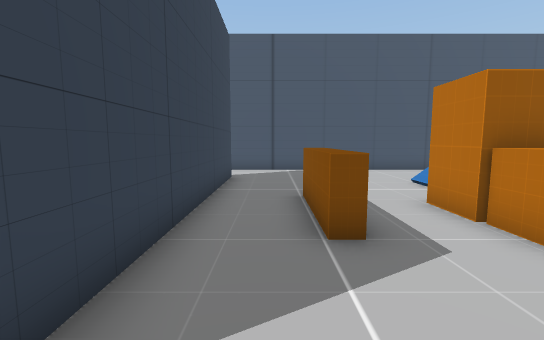
View 1 (above)

21 first-person views from a walk through a 3-D level made in the Unity game engine. The camera is 1.3 m above the floor, tilts 6° down and sees 90° across. The floor is counted in squares, 1 m on a side. Each view is taken from the middle of a square. On the plan, view 1 faces up. The plan holds only what a view shows up to about 13 squares ahead; the rest is blank. The place goes on beyond the plan. The player character is not drawn. Some animated figures are not drawn.

View 2
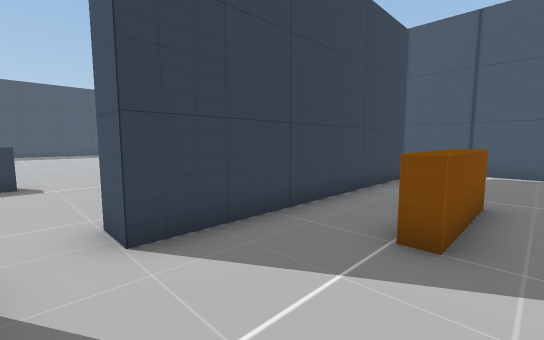

View 3
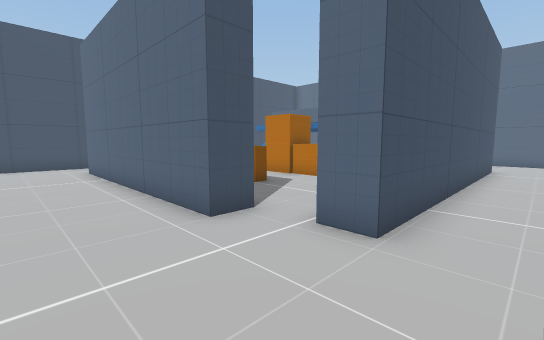

View 4
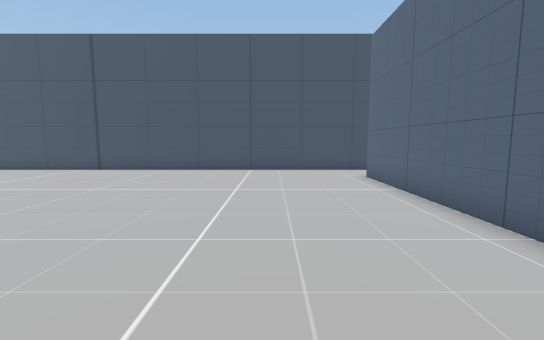

View 5
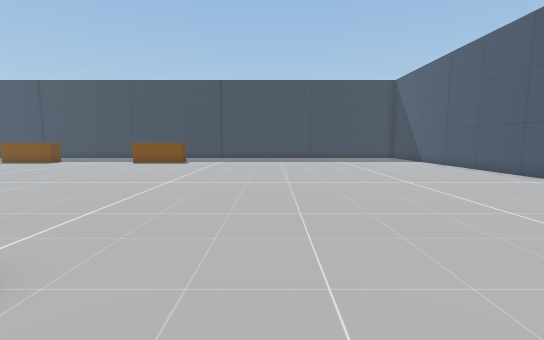

View 6
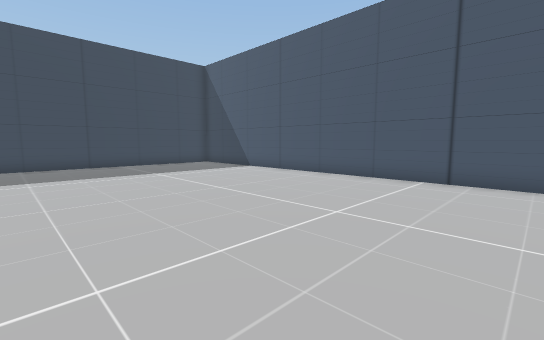

View 7
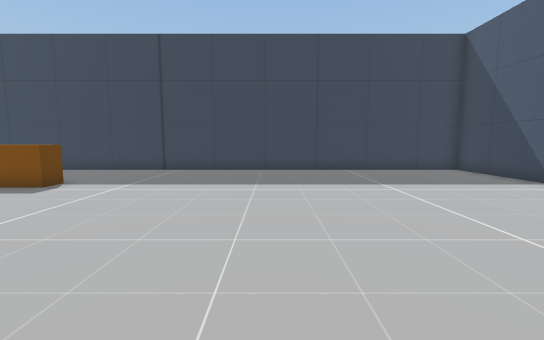

View 8
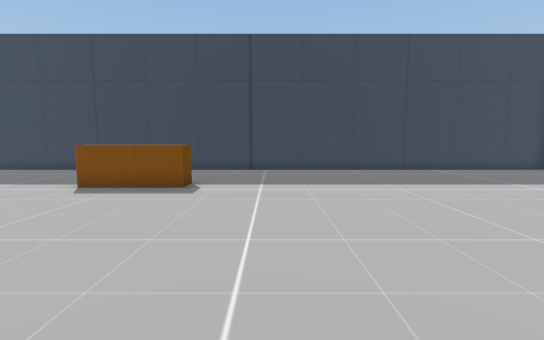

View 9
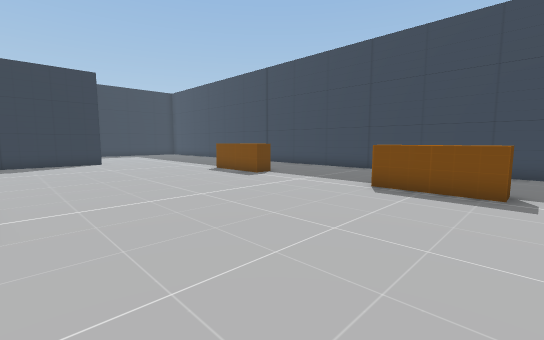

View 10
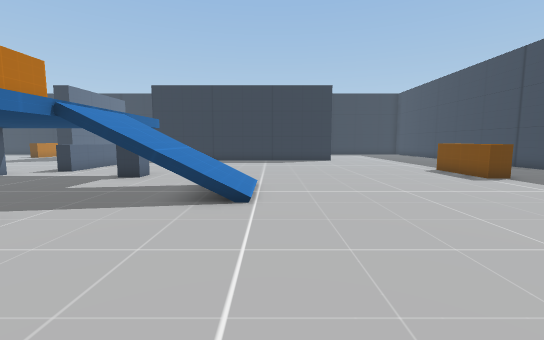

View 11
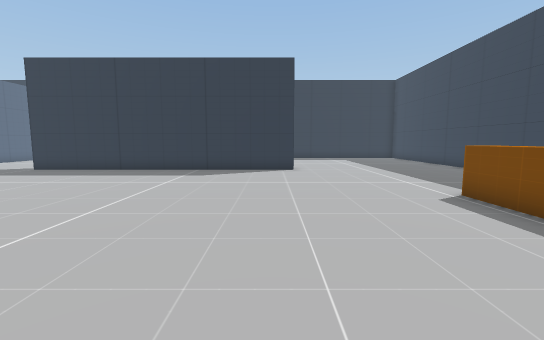

View 12
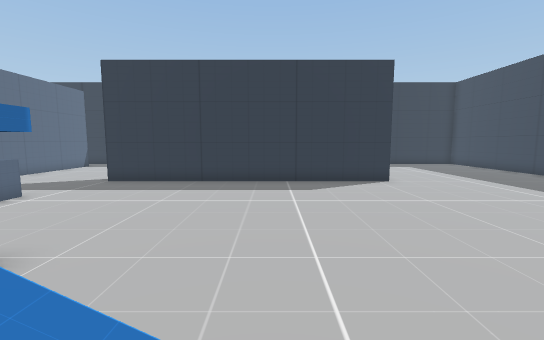

View 13
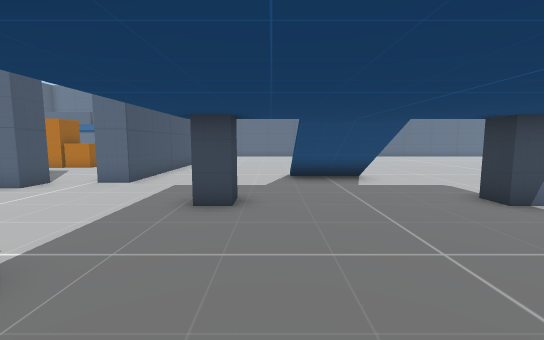

View 14
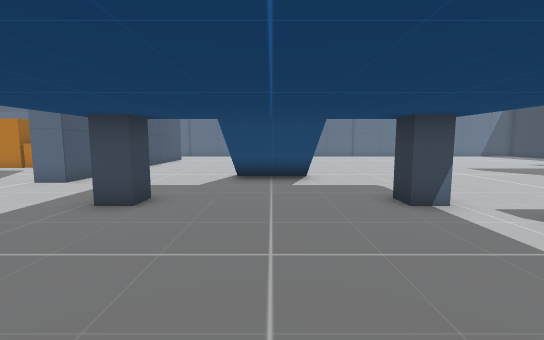

View 15
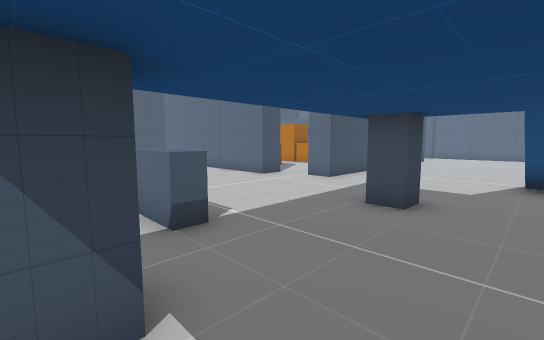

View 16
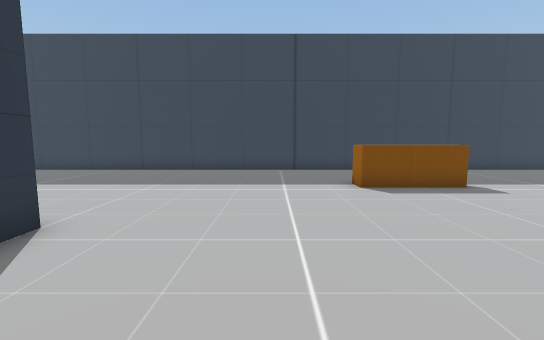

View 17
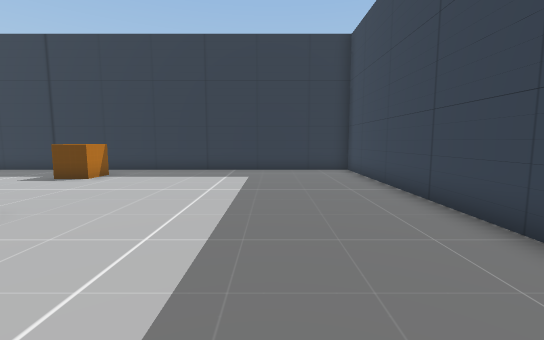

View 18
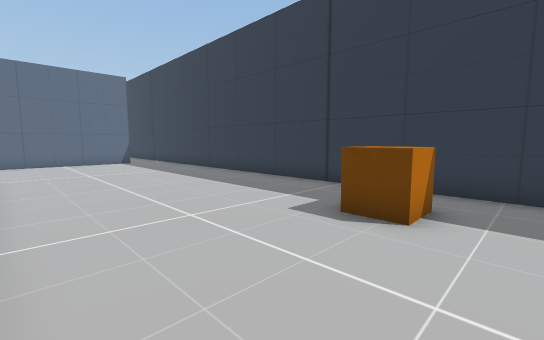

View 19
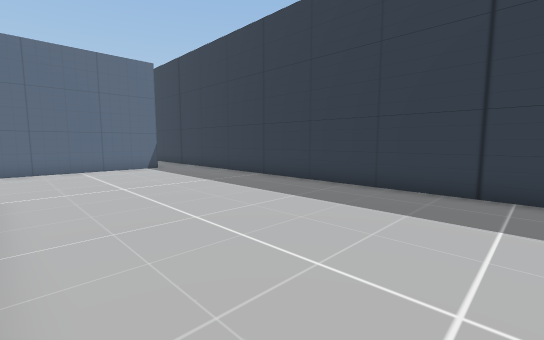

View 20
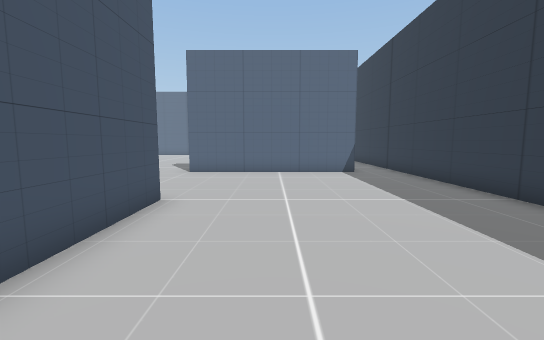

View 21
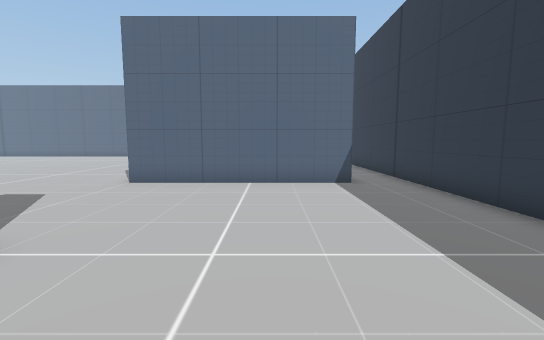

### Floor plan
Key: @ floor where view 1 was taken; # wall or solid block; . floor; / step, stairs or slope; ^ raised ledge; O other object.
Columns run from 28 left of view 1 to 3 right of it. Each row starts with its distance up from view 1.
 13 #####  #########################
 12 #..... ........................
 11 #..............................
 10 #.........................#....
  9 #.........................#.....
  8 #.........................#.....
  7 #.........................#.....
  6 #.........................#..^..
  5 #.........................#..^.O
  4 #.........................#..^.O
  3 #.........................#.....
  2 #.........................#.....
  1 #.............................
  0 #...................^.......@ .
 -1 #...................  .....#####
 -2 #.................  ^...........
 -3 #....^...........  .^...........
 -4 #... ^............ .............
 -5 #..  ^............#.....#.......
 -6 #...............................
 -7 #.............////.......////..
 -8 #.............////......./  /
 -9 #.............////.......////
-10 #...............................
-11 #....^............#.....#.......
-12 #....^..........................
-13 #....^................^.........
-14 #.....................^ ........
-15 #.....................   .......
-16 #.....................^   ......
-17 #......................  .......
-18 #...............................
-19 #...............................
-20 #........############......#  ..
-21 #..........................#
-22 #..........................#
-23 #..........................#
-24 #..........................#
-25 #..........................#
-26 #..........O...............#
-27 #.............................
-28 #...............................
-29 ################################

Positions as (right, up) in squares from view 1, and headings:
1: (0, 0), facing up
2: (2, 0), facing up-left
3: (-5, -3), facing up-right
4: (-6, 0), facing up
5: (-6, 3), facing left
6: (-12, 3), facing up-left
7: (-15, 4), facing left
8: (-15, 0), facing left
9: (-15, -2), facing down-left
10: (-15, -1), facing down
11: (-18, -7), facing down
12: (-14, -8), facing down
13: (-10, -6), facing right
14: (-10, -8), facing right
15: (-10, -7), facing up-right
16: (-15, -16), facing left
17: (-24, -16), facing down
18: (-19, -21), facing down-right
19: (-15, -21), facing down-right
20: (-13, -23), facing right
21: (-10, -24), facing right
